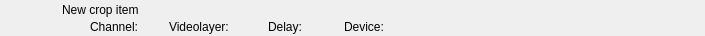
<?xml version="1.0" encoding="UTF-8"?>
<ui version="4.0">
 <class>RundownCropWidget</class>
 <widget class="QWidget" name="RundownCropWidget">
  <property name="geometry">
   <rect>
    <x>0</x>
    <y>0</y>
    <width>705</width>
    <height>36</height>
   </rect>
  </property>
  <layout class="QHBoxLayout" name="horizontalLayout">
   <property name="margin">
    <number>0</number>
   </property>
   <item>
    <widget class="QFrame" name="frameItem">
     <property name="sizePolicy">
      <sizepolicy hsizetype="Preferred" vsizetype="Fixed">
       <horstretch>0</horstretch>
       <verstretch>0</verstretch>
      </sizepolicy>
     </property>
     <property name="minimumSize">
      <size>
       <width>0</width>
       <height>36</height>
      </size>
     </property>
     <widget class="QLabel" name="labelThumbnail">
      <property name="geometry">
       <rect>
        <x>22</x>
        <y>2</y>
        <width>32</width>
        <height>32</height>
       </rect>
      </property>
      <property name="text">
       <string/>
      </property>
      <property name="pixmap">
       <pixmap resource="../Resource.qrc">:/Graphics/Images/Mixer.png</pixmap>
      </property>
      <property name="scaledContents">
       <bool>true</bool>
      </property>
     </widget>
     <widget class="QLabel" name="labelChannel">
      <property name="geometry">
       <rect>
        <x>90</x>
        <y>19</y>
        <width>70</width>
        <height>16</height>
       </rect>
      </property>
      <property name="text">
       <string>Channel:</string>
      </property>
     </widget>
     <widget class="QLabel" name="labelName">
      <property name="geometry">
       <rect>
        <x>62</x>
        <y>2</y>
        <width>561</width>
        <height>16</height>
       </rect>
      </property>
      <property name="text">
       <string>New crop item</string>
      </property>
     </widget>
     <widget class="QLabel" name="labelVideolayer">
      <property name="geometry">
       <rect>
        <x>169</x>
        <y>19</y>
        <width>90</width>
        <height>16</height>
       </rect>
      </property>
      <property name="text">
       <string>Videolayer:</string>
      </property>
     </widget>
     <widget class="QLabel" name="labelColor">
      <property name="geometry">
       <rect>
        <x>0</x>
        <y>0</y>
        <width>18</width>
        <height>36</height>
       </rect>
      </property>
      <property name="text">
       <string/>
      </property>
     </widget>
     <widget class="QLabel" name="labelGroupColor">
      <property name="geometry">
       <rect>
        <x>0</x>
        <y>0</y>
        <width>6</width>
        <height>36</height>
       </rect>
      </property>
      <property name="text">
       <string/>
      </property>
     </widget>
     <widget class="QLabel" name="labelDevice">
      <property name="geometry">
       <rect>
        <x>344</x>
        <y>19</y>
        <width>332</width>
        <height>16</height>
       </rect>
      </property>
      <property name="text">
       <string>Device:</string>
      </property>
     </widget>
     <widget class="QLabel" name="labelDelay">
      <property name="geometry">
       <rect>
        <x>268</x>
        <y>19</y>
        <width>67</width>
        <height>16</height>
       </rect>
      </property>
      <property name="text">
       <string>Delay:</string>
      </property>
     </widget>
    </widget>
   </item>
   <item>
    <widget class="QLabel" name="labelGpiTriggerable">
     <property name="minimumSize">
      <size>
       <width>32</width>
       <height>32</height>
      </size>
     </property>
     <property name="maximumSize">
      <size>
       <width>32</width>
       <height>32</height>
      </size>
     </property>
     <property name="text">
      <string/>
     </property>
     <property name="pixmap">
      <pixmap resource="../Resource.qrc">:/Graphics/Images/GpiTriggerable.png</pixmap>
     </property>
    </widget>
   </item>
   <item>
    <widget class="QLabel" name="labelDisconnected">
     <property name="minimumSize">
      <size>
       <width>32</width>
       <height>32</height>
      </size>
     </property>
     <property name="maximumSize">
      <size>
       <width>32</width>
       <height>32</height>
      </size>
     </property>
     <property name="text">
      <string/>
     </property>
     <property name="pixmap">
      <pixmap resource="../Resource.qrc">:/Graphics/Images/Disconnected.png</pixmap>
     </property>
    </widget>
   </item>
   <item>
    <widget class="QLabel" name="labelActiveColor">
     <property name="minimumSize">
      <size>
       <width>2</width>
       <height>36</height>
      </size>
     </property>
     <property name="maximumSize">
      <size>
       <width>2</width>
       <height>36</height>
      </size>
     </property>
     <property name="text">
      <string/>
     </property>
    </widget>
   </item>
  </layout>
 </widget>
 <resources>
  <include location="../Resource.qrc"/>
 </resources>
 <connections/>
 <slots>
  <slot>addToCombo()</slot>
 </slots>
</ui>
